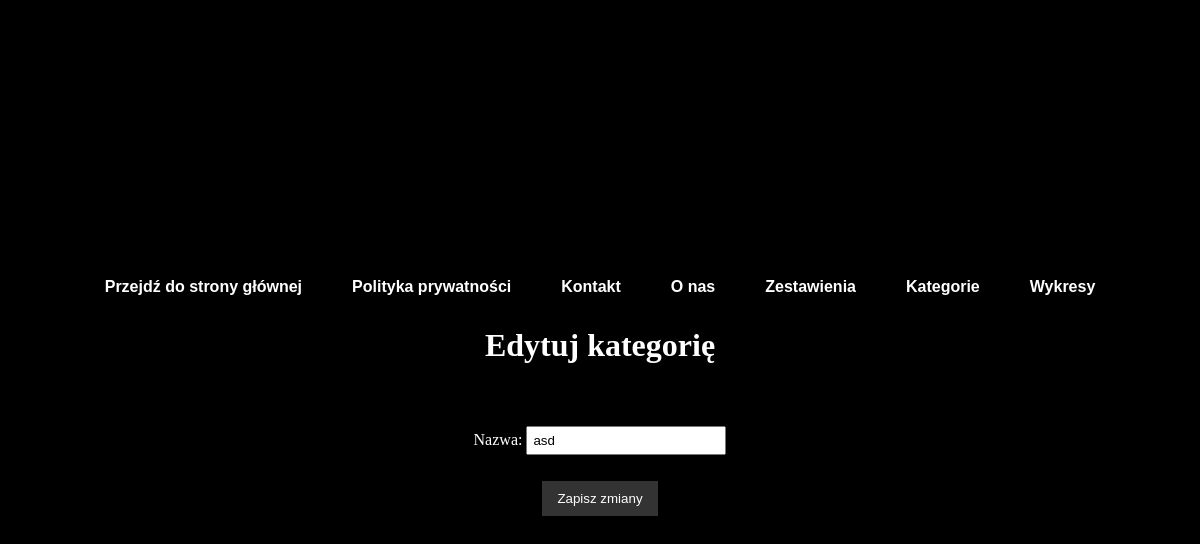
The page /edytuj_kategorie/1/ on the database as committed earlier.
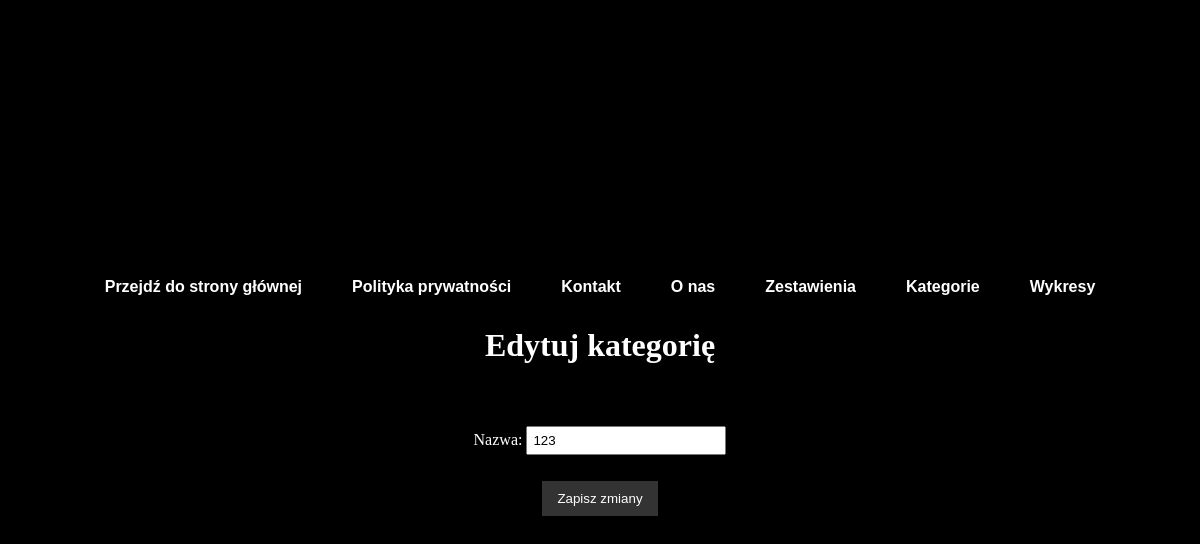
The same page on the database as committed later.
### mainapp/models.py (models this page shows, shortened)
class Kategoria(models.Model):
    nazwa = models.CharField(max_length=100)
    objects = models.Manager()  # Dodana deklaracja atrybutu 'objects'

### mainapp/views.py (the view)
# urls.py: path('edytuj_kategorie/<int:kategoria_id>/', views.edytuj_kategorie, name='edytuj_kategorie'),
def edytuj_kategorie(request, kategoria_id):
    kategoria = get_object_or_404(Kategoria, id=kategoria_id)
    if request.method == 'POST':
        form = KategoriaForm(request.POST, instance=kategoria)
        if form.is_valid():
            form.save()
            return redirect('lista_kategorii')
    else:
        form = KategoriaForm(instance=kategoria)
    return render(request, 'edytuj_kategorie.html', {'form': form})

### forms.py
class KategoriaForm(forms.ModelForm):
    class Meta:
        model = Kategoria
        fields = ['nazwa']

### mainapp/templates/edytuj_kategorie.html (shortened to what this page needs)
{% include 'navbar.html' %}
<html>
<head>
</head>
<body>
    <h1>Edytuj kategorię</h1>
    <form method="POST">
        {{ form.as_p }}
        <button type="submit">Zapisz zmiany</button>
    </form>
</body>
</html>

Rows that differ between the two databases and show on the page:
changed Kategoria: nazwa "asd" → "123"
